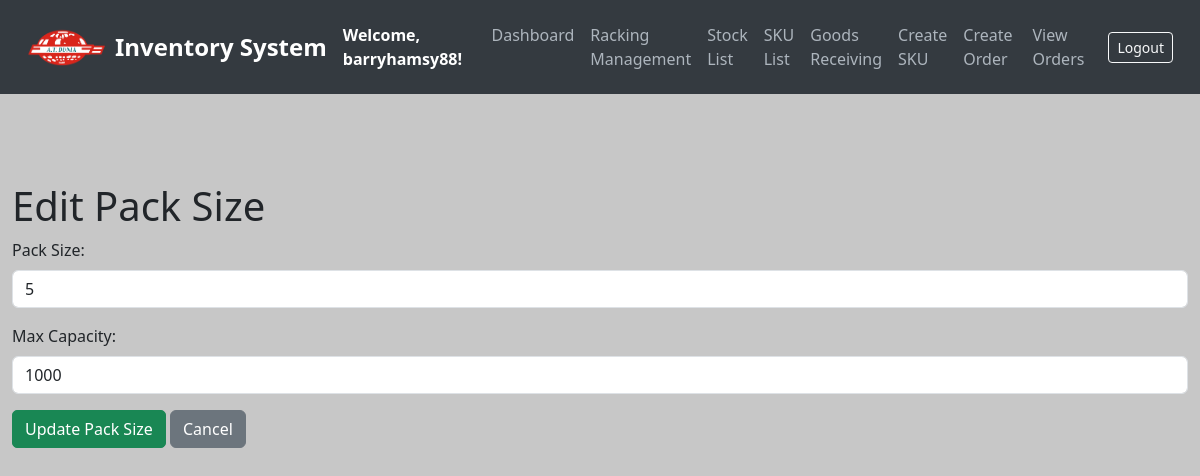
The app's page /edit-pack-size/1 (signed in), older data.
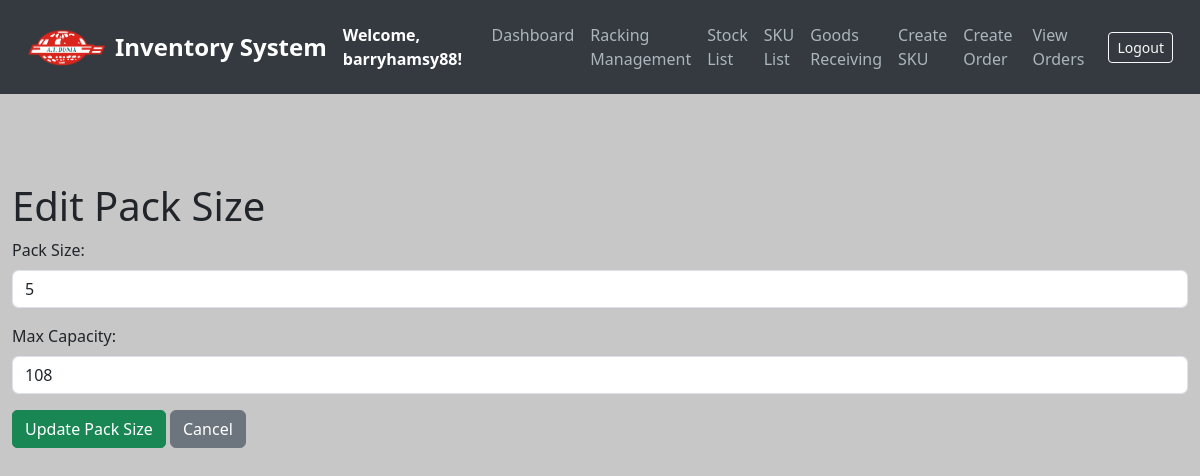
The same page, newer data.
### models.py (models this page shows, shortened)
class PackSize(db.Model):
    __tablename__ = 'pack_sizes'
    id = db.Column(db.Integer, primary_key=True)
    size = db.Column(db.String(50), unique=True, nullable=False)
    max_capacity = db.Column(db.Integer, nullable=False)  # Keep for backward compatibility
    space_units = db.Column(db.Float, nullable=False, default=1.0)  # NEW FIELD

### app.py (the view)
@app.route('/edit-pack-size/<int:pack_id>', methods=['GET', 'POST'])
@login_required
def edit_pack_size(pack_id):
    pack_size = PackSize.query.get_or_404(pack_id)
    if request.method == 'POST':
        pack_size.size = request.form['size']
        pack_size.max_capacity = request.form['max_capacity']
        db.session.commit()
        flash('Pack size updated successfully!', 'success')
        return redirect(url_for('add_sku_html'))
    return render_template('edit_pack_size.html', pack_size=pack_size)

### app.py (called while the page is built)
@login_manager.user_loader
def load_user(user_id):
    return db.session.get(User, int(user_id))

### templates/edit_pack_size.html (shortened to what this page needs)
<!DOCTYPE html>
<html lang="en">
<head>
    <link href="https://cdn.jsdelivr.net/npm/bootstrap@5.3.0/dist/css/bootstrap.min.css" rel="stylesheet">
</head>
<body>
<nav class="navbar navbar-expand-lg navbar-dark">
    <div class="container-fluid">
        <img src="{{ url_for('static', filename='logo_.png') }}" alt="Logo" width="80" height="40" class="me-2">
        <a class="navbar-brand" href="/">Inventory System</a>
        <strong class="text-white">Welcome, {{ current_user.username }}!</strong>
        <div class="collapse navbar-collapse" id="navbarNav">
            <ul class="navbar-nav ms-auto">
                <li class="nav-item"><a class="nav-link" href="/dashboard">Dashboard</a></li>
                <li class="nav-item"><a class="nav-link" href="/create_racking">Racking Management</a></li>
                <li class="nav-item"><a class="nav-link" href="/stocks">Stock List</a></li>
                <li class="nav-item"><a class="nav-link" href="/sku-list">SKU List</a></li>
                <li class="nav-item"><a class="nav-link" href="/create-stock">Goods Receiving</a></li>
                <li class="nav-item"><a class="nav-link" href="/add-sku">Create SKU</a></li>
                <li class="nav-item"><a class="nav-link" href="/create-order">Create Order</a></li>
                <li class="nav-item"><a class="nav-link" href="/orders">View Orders</a></li>
            </ul>
            <form class="d-flex ms-3" action="{{ url_for('logout') }}" method="POST">
                <button class="btn btn-sm btn-outline-light" type="submit">Logout</button>
            </form>
        </div>
    </div>
</nav>
    <div class="container mt-5">
        <h1>Edit Pack Size</h1>
        <form action="{{ url_for('edit_pack_size', pack_id=pack_size.id) }}" method="POST">
            <div class="mb-3">
                <label for="size" class="form-label">Pack Size:</label>
                <input type="text" id="size" name="size" class="form-control" value="{{ pack_size.size }}" required>
            </div>
            <div class="mb-3">
                <label for="max_capacity" class="form-label">Max Capacity:</label>
                <input type="number" id="max_capacity" name="max_capacity" class="form-control" value="{{ pack_size.max_capacity }}" required>
            </div>
            <button type="submit" class="btn btn-success">Update Pack Size</button>
            <a href="{{ url_for('add_sku_html') }}" class="btn btn-secondary">Cancel</a>
        </form>
    </div>
</body>
</html>

Row changes from the older to the newer data that the page shows:
changed PackSize: max_capacity "1000" → "108"
